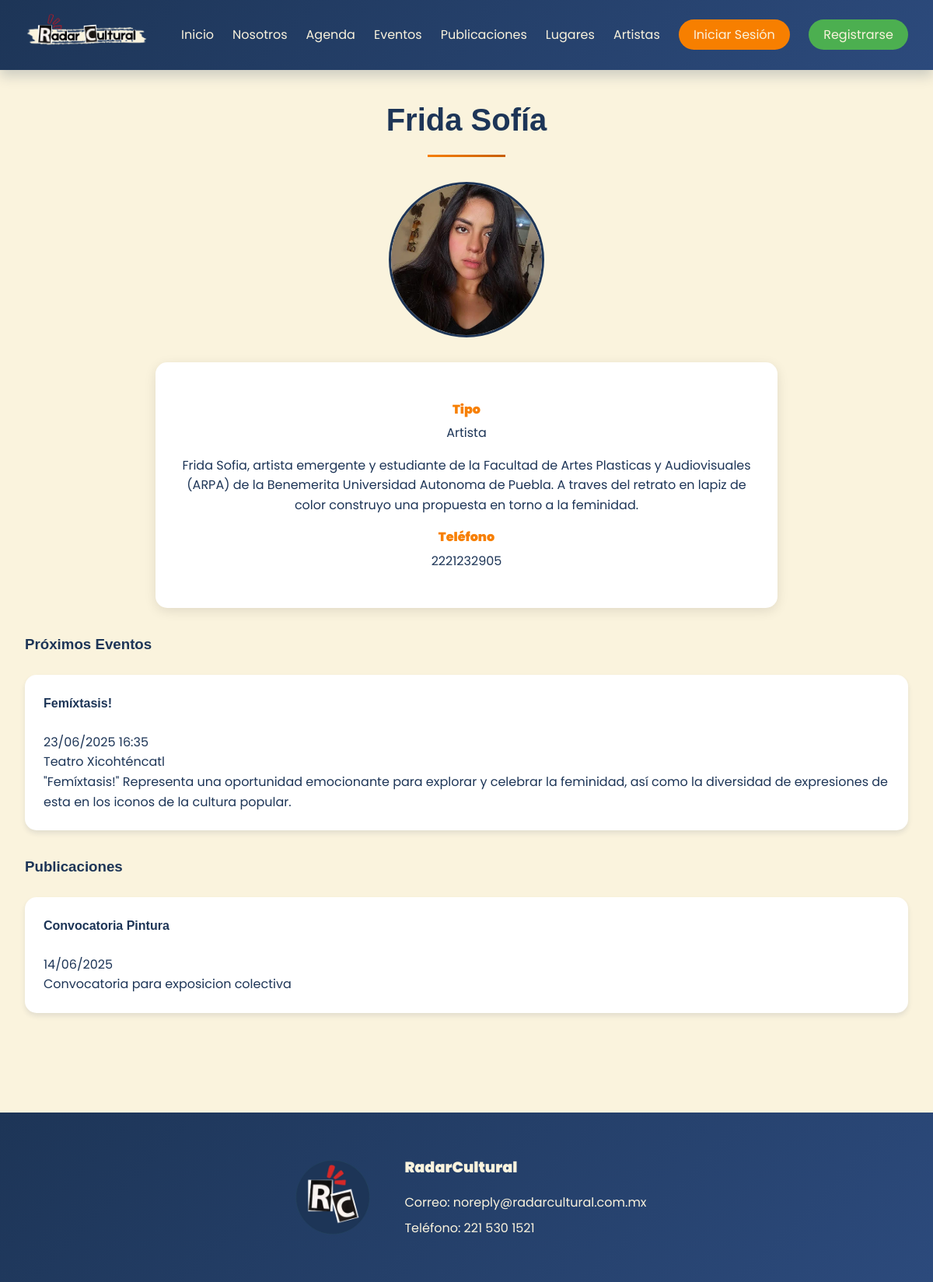
/difusor/4/, run on the app's committed database.
### core/models.py (models this page shows, shortened)
class PerfilDifusor(models.Model):
    usuario = models.OneToOneField(Usuario, on_delete=models.CASCADE, related_name='perfil_difusor')
    tipo_difusor = models.CharField(max_length=20, choices=TIPO_DIFUSOR_CHOICES)
    nombre_entidad = models.CharField(max_length=200)
    descripcion = models.TextField()
    imagen_perfil = models.ImageField(upload_to='perfiles/', blank=True, null=True)
    telefono = models.CharField(max_length=20)
    direccion = models.TextField(blank=True, null=True)
    sitio_web = models.URLField(blank=True, null=True)
    redes_sociales = models.JSONField(default=dict, blank=True)
    disciplinas = models.ManyToManyField('Disciplina', related_name='difusores')
    activo = models.BooleanField(default=True)
    fecha_creacion = models.DateTimeField(auto_now_add=True)
    class Meta:
        db_table = 'perfiles_difusor'
        verbose_name = 'Perfil de Difusor'
        verbose_name_plural = 'Perfiles de Difusor'

class Evento(models.Model):
    difusor = models.ForeignKey(PerfilDifusor, on_delete=models.CASCADE, related_name='eventos')
    titulo = models.CharField(max_length=200)
    disciplina = models.ForeignKey(Disciplina, on_delete=models.SET_NULL, null=True)
    descripcion = models.TextField()
    imagen = models.ImageField(upload_to='eventos/')
    clasificacion_edad = models.CharField(max_length=20, choices=CLASIFICACION_EDAD_CHOICES)
    fecha_evento = models.DateTimeField()
    lugar = models.CharField(max_length=300)
    horario = models.CharField(max_length=100)
    precio = models.DecimalField(max_digits=10, decimal_places=2, default=0)
    es_gratuito = models.BooleanField(default=False)
    aprobado = models.BooleanField(default=False)
    fecha_creacion = models.DateTimeField(auto_now_add=True)
    fecha_actualizacion = models.DateTimeField(auto_now=True)
    class Meta:
        db_table = 'eventos'
        verbose_name = 'Evento'
        verbose_name_plural = 'Eventos'
        ordering = ['fecha_evento']

class Publicacion(models.Model):
    difusor = models.ForeignKey(PerfilDifusor, on_delete=models.CASCADE, related_name='publicaciones')
    titulo = models.CharField(max_length=200)
    disciplina = models.ForeignKey(Disciplina, on_delete=models.SET_NULL, null=True)
    descripcion = models.TextField()
    imagen = models.ImageField(upload_to='publicaciones/')
    clasificacion_edad = models.CharField(max_length=20, choices=CLASIFICACION_EDAD_CHOICES)
    link = models.URLField(blank=True, null=True)
    fecha_publicacion = models.DateTimeField(default=timezone.now)
    aprobado = models.BooleanField(default=False)
    fecha_actualizacion = models.DateTimeField(auto_now=True)
    class Meta:
        db_table = 'publicaciones'
        verbose_name = 'Publicación'
        verbose_name_plural = 'Publicaciones'
        ordering = ['-fecha_publicacion']

### core/views.py (the view, shortened to what this page needs)
# urls.py: path('difusor/<int:difusor_id>/', views.detalle_difusor, name='detalle_difusor'),
def detalle_difusor(request, difusor_id):
    difusor = get_object_or_404(PerfilDifusor, id=difusor_id, activo=True)
    eventos = difusor.eventos.filter(aprobado=True).order_by('-fecha_evento')
    publicaciones = difusor.publicaciones.filter(aprobado=True).order_by('-fecha_publicacion')
    es_suscriptor = False
    es_seguidor = False
    context = {
        'difusor': difusor,
        'eventos': eventos,
        'publicaciones': publicaciones,
        'es_suscriptor': es_suscriptor,
        'es_seguidor': es_seguidor,
    }
    return render(request, 'services/difusor_details.html', context)

### templates/services/difusor_details.html (shortened to what this page needs)
{% extends "base.html" %}
{% load static %}
{% block extrahead %}
<link rel="stylesheet" type="text/css" href="{% static 'css/difusor_details.css' %}">
{% endblock %}
{% block content %}
<h2>{{ difusor.nombre_entidad }}</h2>
<section class="data-difusor">
    {% if difusor.imagen_perfil %}
    <div class="profile-image-container">
        <img src="{{ difusor.imagen_perfil.url }}" alt="{{ difusor.nombre_entidad }}">
    </div>
    {% endif %}
    <div class="difusor-info">
        <p><strong>Tipo</strong> {{ difusor.get_tipo_difusor_display }}</p>
        <p>{{ difusor.descripcion }}</p>
        {% if difusor.telefono %}
        <p><strong>Teléfono</strong> {{ difusor.telefono }}</p>
        {% endif %}
    </div>
</section>
{% if eventos %}
<section>
    <h3>Próximos Eventos</h3>
    {% for evento in eventos %}
    <article>
        <h4>{{ evento.titulo }}</h4>
        <p>{{ evento.fecha_evento|date:"d/m/Y H:i" }}</p>
        <p>{{ evento.lugar }}</p>
        <p>{{ evento.descripcion|truncatewords:30 }}</p>
    </article>
    {% endfor %}
</section>
{% endif %}
{% if publicaciones %}
<section>
    <h3>Publicaciones</h3>
    {% for publicacion in publicaciones %}
    <article>
        <h4>{{ publicacion.titulo }}</h4>
        <p>{{ publicacion.fecha_publicacion|date:"d/m/Y" }}</p>
        <p>{{ publicacion.descripcion|truncatewords:30 }}</p>
    </article>
    {% endfor %}
</section>
{% endif %}
{% endblock %}

### static/css/base.css (style rules this page uses)
:root { --red: #D62828; --orange: #F77F00; --green: #4CAF50; --navy: #1D3557; --cream: #FAF3DD; --dark-orange: #c65d00; --light-green: #81c784; --light-navy: #2c4a7c; --shadow-soft: 0 4px 6px rgba(29, 53, 87, 0.1); --shadow-strong: 0 8px 15px rgba(29, 53, 87, 0.2); --gradient-primary: linear-gradient(135deg, var(--navy), var(--light-navy)); --gradient-accent: linear-gradient(135deg, var(--orange), var(--dark-orange)); }
* { margin: 0; padding: 0; box-sizing: border-box; font-family: 'Poppins', sans-serif; }
body { font-family: 'Montserrat', sans-serif; background-color: var(--cream); background-image: url('../images/fondo 1.png'); color: var(--navy); line-height: 1.6; }
h1, h2, h3, h4, h5, h6 { margin-bottom: 1.5rem; font-family: 'Cocomat Pro', sans-serif; }
h2 { font-size: 2.5rem; color: var(--navy); text-align: center; position: relative; padding-bottom: 1rem; }
h2::after { content: ''; position: absolute; bottom: 0; left: 50%; transform: translateX(-50%); width: 100px; height: 3px; background: var(--gradient-accent); }
article { background: white; border-radius: 15px; padding: 1.5rem; margin-bottom: 2rem; box-shadow: var(--shadow-soft); transition: transform 0.3s ease; }
img { max-width: 100%; height: auto; border-radius: 10px; }

### static/css/notifications.css (style rules this page uses)
:root { --exito: #3ab65c; --error: #bf333b; --info: #1898c0; --warning: #bc8c12; --exito-hover: #2d8a46; --error-hover: #992a30; --info-hover: #147fa0; --warning-hover: #9b7512; }
* { box-sizing: border-box; }

### static/css/difusor_details.css (style rules this page uses)
.data-difusor { max-width: 800px; margin: 2rem auto; display: flex; flex-direction: column; align-items: center; gap: 2rem; }
.profile-image-container { width: 200px; height: 200px; border-radius: 50%; overflow: hidden; border: 3px solid var(--navy); background: white; }
.profile-image-container img { width: 100%; height: 100%; object-fit: cover; }
.difusor-info { background: white; padding: 2rem; border-radius: 15px; box-shadow: 0 4px 15px rgba(0, 0, 0, 0.1); width: 100%; text-align: center; }
.difusor-info p { margin: 1rem 0; color: var(--navy); }
.difusor-info p strong { color: var(--orange); display: block; margin-bottom: 0.3rem; }

### data on the page
PerfilDifusor: nombre_entidad "Frida Sofía", imagen_perfil (picture), tipo_difusor "Artista", descripcion "Frida Sofia, artista emergente y estudiante de la Facultad de Artes Plasticas y Audiovisuales (ARPA) de la Benemerita Universidad Autonoma de Puebla. A traves del retrato en lapiz de color construyo una propuesta en torno a la feminidad.", telefono "2221232905"
Evento: titulo "Femíxtasis!", fecha_evento "23/06/2025 16:35", lugar "Teatro Xicohténcatl", descripcion "\"Femíxtasis!\" Representa una oportunidad emocionante para explorar y celebrar la feminidad, así como la diversidad de expresiones de esta en los iconos de la cultura popular."
Publicacion: titulo "Convocatoria Pintura", fecha_publicacion "14/06/2025", descripcion "Convocatoria para exposicion colectiva"
